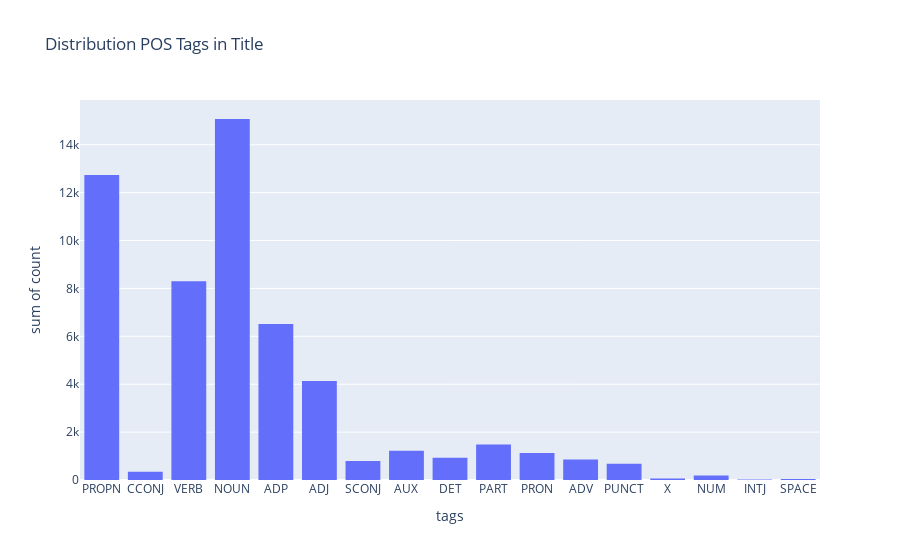

Notebook code cell kept with this figure:
### Code cell
## lets create a distribution of POS tags
## checking the distribution of word count in title
fig = px.histogram(token_distribution_df, x="tags", y="count", title="Distribution POS Tags in Title")
fig.show()

### Figure 1 — Plotly figure (JSON) as saved in the notebook; plotly's stock layout.template omitted (floating-point values rounded to 4 significant figures)
{"data": [{"alignmentgroup": "True", "bingroup": "x", "histfunc": "sum", "hovertemplate": "tags=%{x}<br>sum of count=%{y}<extra></extra>", "legendgroup": "", "marker": {"color": "#636efa", "pattern": {"shape": ""}}, "name": "", "offsetgroup": "", "orientation": "v", "showlegend": false, "type": "histogram", "x": ["PROPN", "CCONJ", "VERB", "NOUN", "ADP", "ADJ", "SCONJ", "AUX", "DET", "PART", "PRON", "ADV", "PUNCT", "X", "NUM", "INTJ", "SPACE"], "xaxis": "x", "y": [12735, 347, 8300, 15075, 6519, 4133, 798, 1221, 931, 1485, 1129, 857, 675, 67, 187, 24, 43], "yaxis": "y"}], "layout": {"barmode": "relative", "legend": {"tracegroupgap": 0}, "title": {"text": "Distribution POS Tags in Title"}, "xaxis": {"anchor": "y", "domain": [0, 1], "title": {"text": "tags"}}, "yaxis": {"anchor": "x", "domain": [0, 1], "title": {"text": "sum of count"}}}}
